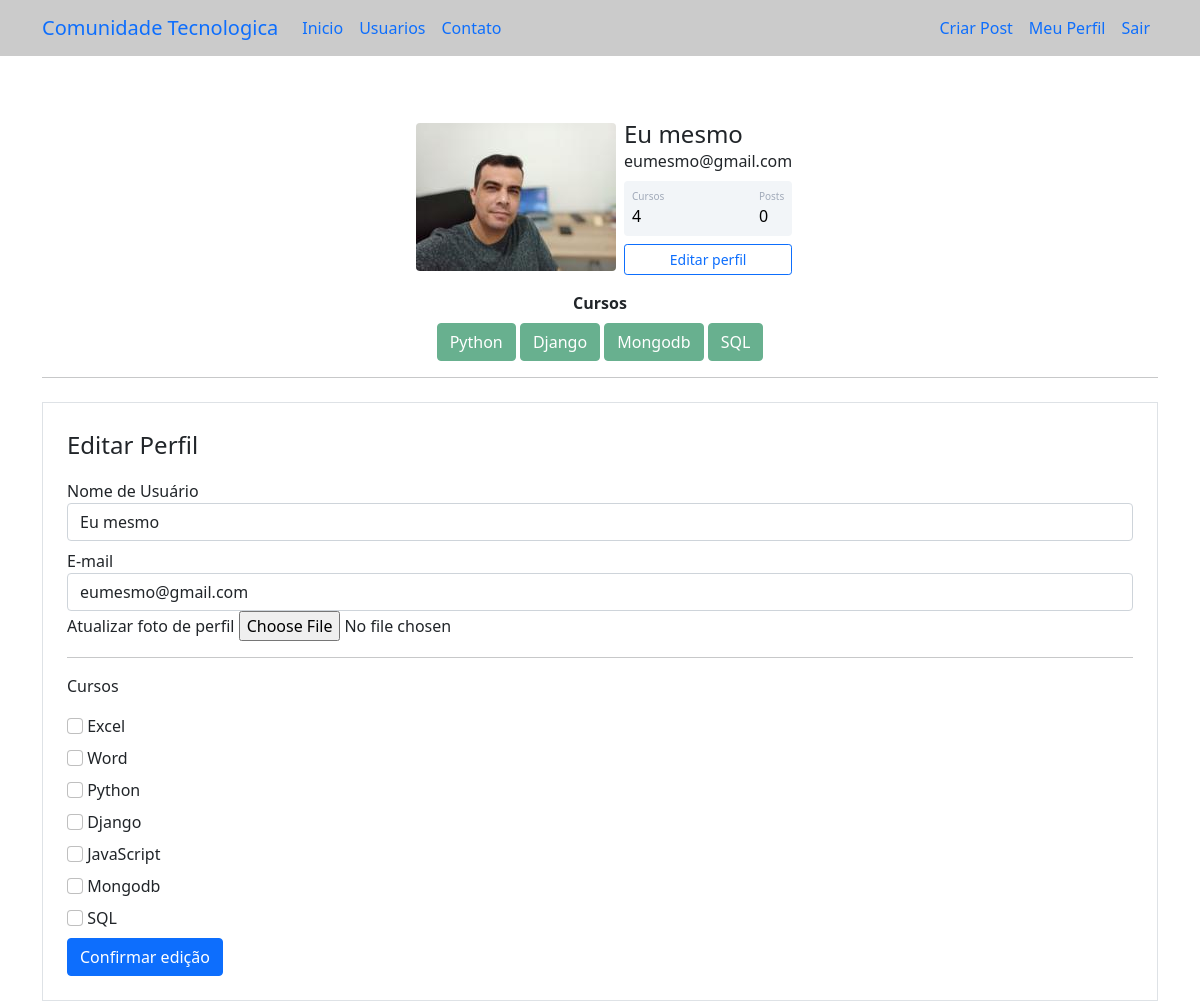
The page /perfil/editar (signed in) on the database its author committed.
### comunidadetecnologica/models.py (models this page shows)
class Usuario(database.Model,UserMixin):
    id = database.Column(database.Integer, primary_key=True)
    username = database.Column(database.String, nullable=False)
    email = database.Column(database.String, nullable=False, unique=True)
    senha = database.Column(database.String, nullable=False)
    foto_perfil = database.Column(database.String, default='default.jpg')
    posts = database.relationship('Post', backref='autor', lazy=True)
    cursos = database.Column(
        database.String, nullable=False, default='Não Informado')

### comunidadetecnologica/routes.py (the view)
@app.route('/perfil/editar', methods=['GET', 'POST'])
@login_required
def editar_perfil():
    form = FormEiditarPerfil()
    if form.validate_on_submit():
        current_user.email = form.email.data
        current_user.username = form.username.data
        if form.foto_perfil.data:
            nome_imagem = salvar_imagem(form.foto_perfil.data)
            current_user.foto_perfil = nome_imagem
        current_user.cursos = atualizar_cursos(form)
        database.session.commit()
        flash('Perfil atualizado com sucesso', 'alert-success')
        return redirect(url_for('perfil'))
    elif request.method == 'GET':
        form.email.data = current_user.email
        form.username.data = current_user.username
    foto_perfil = url_for(
        'static', filename='fotos_perfil/{}'.format(current_user.foto_perfil))
    return render_template('editarperfil.html', foto_perfil=foto_perfil, form=form)

### comunidadetecnologica/forms.py (shortened to what this page needs)
class FormEiditarPerfil(FlaskForm):
    username = StringField('Nome de Usuário', validators=[DataRequired()])
    email = StringField('E-mail', validators=[DataRequired(), Email()])
    foto_perfil = FileField('Atualizar foto de perfil ', validators=[
                            FileAllowed(['jpg', 'png', 'jpeg'])])
    curso_excel = BooleanField('Excel')
    curso_word = BooleanField('Word')
    curso_python = BooleanField('Python')
    curso_django= BooleanField('Django')
    curso_javascript = BooleanField('JavaScript')
    curso_mongodb = BooleanField('Mongodb')
    curso_sql = BooleanField('SQL')
    button_submit_editarperfil = SubmitField('Confirmar edição')

### comunidadetecnologica/models.py (called while the page is built)
@login_manager.user_loader
def load_usuario(id_usuario):
    return Usuario.query.get(int(id_usuario))

### comunidadetecnologica/templates/editarperfil.html (shortened to what this page needs)
{% extends 'perfil.html' %}
{% block form_edital_perfil %}
    <div class="container">
        <hr>
        <div class="row">
            <div class="col">
                <form method="POST" action="" class="border p-4 mt-2" enctype="multipart/form-data">
                    <legend>Editar Perfil</legend>
                    <fieldset>
                        <div class="form-group mt-2">
                            {{ form.username.label(class="form-control-label") }}
                            {% if form.username.errors %}
                                {{form.username(class="form-control is-invalid")}}
                                <div class="invalid-feedback">
                                {% for erro in form.errors %}
                                    {{erro}}
                                {% endfor %}
                                </div>
                            {% else %}
                                {{form.username(class="form-control")}}
                            {%endif%}
                        </div>
                        <div class="form-group mt-2">
                            {{ form.email.label(class="form-control-label") }}
                            {% if form.email.errors %}
                                {{form.email(class="form-control is-invalid")}}
                            <div class="invalid-feedback">
                                {% for erro in form.errors %}
                                    {{erro}}
                                {% endfor %}
                            </div>
                            {% else %}
                                {{form.email(class="form-control")}}
                            {% endif %}
                        </div>
                        <div class="form-group">
                            {{ form.foto_perfil.label }}
                            {{ form.foto_perfil(class="form-control-file") }}
                        </div>
                        <hr>
                        <p>Cursos</p>
                        {% for campo in form %}
                            {% if 'curso_' in campo.name %}
                                <div class="form-group mt-2">
                                    {{ campo(class="form-check-input ") }}
                                    {{ campo.label(class="form-check-label") }}
                                </div>
                            {% endif %}
                        {% endfor %}
                    </fieldset>
                    {{ form.button_submit_editarperfil (class="btn btn-primary mt-2") }}
                </form>
            </div>
        </div>
    </div>
{% endblock %}

### comunidadetecnologica/templates/perfil.html
{% extends 'base.html' %} {% block body %}
<div class="container mt-5 d-flex justify-content-center">
  <div class="card p-3">
    <div class="d-flex align-items-center">
      <div class="image pe-2">
        <img src="{{foto_perfil}}" class="rounded" width="200" />
      </div>
      <div class="ml-3 w-100">
        <h4 class="mb-0 mt-0">{{ current_user.username }}</h4>
        <span>{{current_user.email}}</span>
        <div
          class="p-2 mt-2 bg-primary d-flex justify-content-between rounded text-white stats"
        >
          {% if 'Não Informado' in current_user.cursos or current_user.cursos ==
          '' %}
          <div class="d-flex flex-column">
            <span class="articles">Cursos</span>
            <span class="number1">0</span>
          </div>
          {% else %}
          <div class="d-flex flex-column">
            <span class="articles">Cursos</span>
            <span class="number1">{{ current_user.cursos.count(';') +1 }}</span>
          </div>
          {% endif %}
          <div class="d-flex flex-column">
            <span class="rating">Posts</span>
            <span class="number3">0</span>
          </div>
        </div>
        <div class="button mt-2 d-flex flex-row align-items-center">
          <a href="{{url_for('editar_perfil')}}" class="w-100"
            ><button class="btn btn-sm btn-outline-primary w-100">
              Editar perfil
            </button></a
          >
        </div>
      </div>
    </div>
  </div>
</div>
<div class="row justify-content-center">
    <div class="col col-4" style="text-align: center;">
        <strong>Cursos</strong><br>
        {% for curso in current_user.cursos.split(';') %}
            <button type="button" class="btn btn-success mt-2" disabled>{{curso}}</button>
        {% endfor%}
    </div>
</div>
{% block form_edital_perfil %}
{% endblock %}
{% endblock %}

### comunidadetecnologica/static/main.css (style rules this page uses)
.card { width: 400px; border: none; border-radius: 10px; background-color: #fff; }
.stats { background: #f2f5f8 !important; color: #000 !important; }
.articles { font-size: 10px; color: #a1aab9; }
.number1 { font-weight: 500; }
.rating { font-size: 10px; color: #a1aab9; }
.number3 { font-weight: 500; }

### rows shown on the page
Usuario: username "Eu mesmo", email "eumesmo@gmail.com", cursos "4"

### other values the page prints
{{ curso }} "Python" "Django" "Mongodb" "SQL"
{{ campo.label(class="form-check-label") }} "Excel" "Word" "Python" "Django" "JavaScript" "Mongodb" "SQL"
